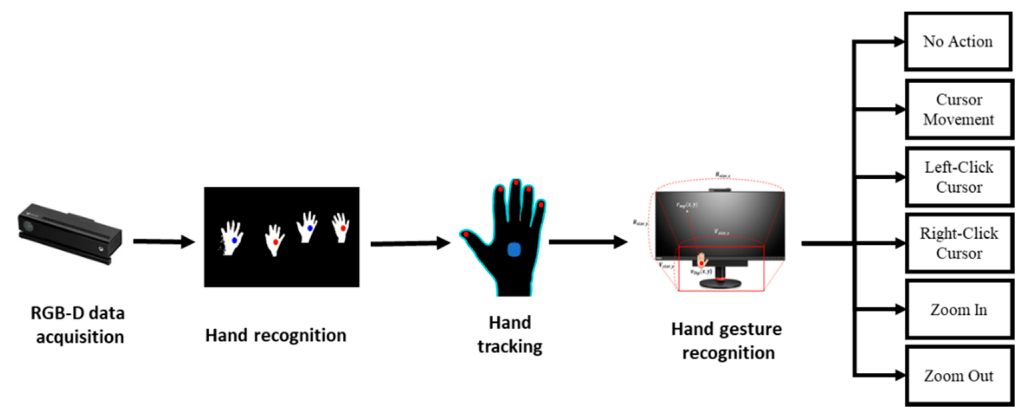
#> input picture document/image/applsci-10-00722-g012.webp, 3081 x 1250 px (shown at 1/3 size)
$ python selective_search.py ../../document/image/applsci-10-00722-g012.webp ../../document/image/A.png
#> lines starting #> are read from the running program, lines starting #| are printed output that depends on the picture
import cv2
import sys
import time

if __name__ == "__main__":
    if len(sys.argv) < 3:
        print(__doc__)
        sys.exit(1)

    cv2.setUseOptimized(True)
    cv2.setNumThreads(4)

    image = cv2.imread(sys.argv[1])
#> image is the input picture: shape (1250, 3081, 3); mean B, G, R 227.4, 227.3, 227.1

    new_height = 400
    new_width = int(image.shape[1]*new_height/image.shape[0])
#> new_width = 985
    image = cv2.resize(image,(new_width, new_height))
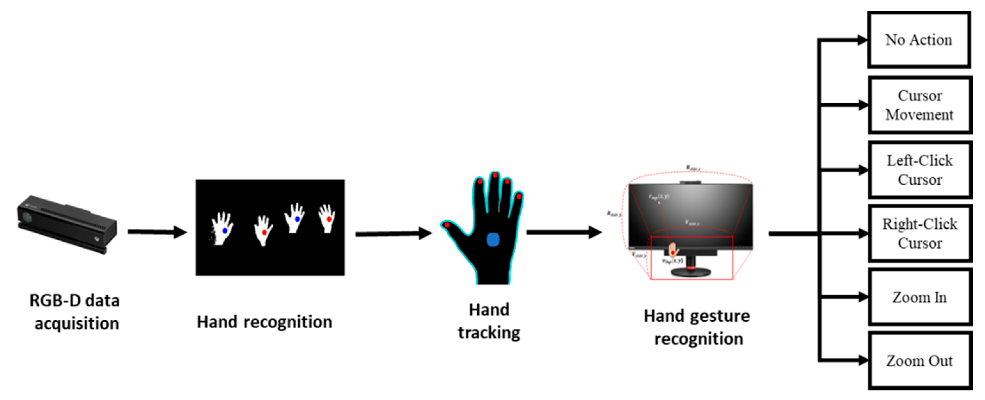
#> image: shape (400, 985, 3); mean B, G, R 227.4, 227.3, 227.1

    ss = cv2.ximgproc.segmentation.createSelectiveSearchSegmentation()
    ss.setBaseImage(image)

    start_time = time.time()
    if(sys.argv[2] == 'f'):
        ss.switchToSelectiveSearchFast()
        print("Model Fast")
    elif(sys.argv[2] == 'q'):
        ss.switchToSelectiveSearchQuality()
        print("model Quality")
    else:
        print(__doc__)
#> (the run stopped early here; a loop or call above may not have finished)

$ run again, on document/image/Annotation 2020-09-01 130813.png
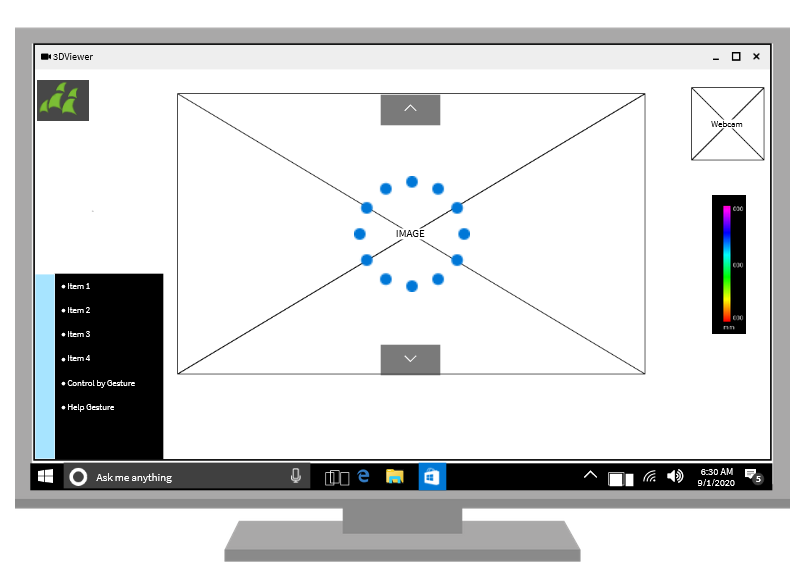
#> input picture document/image/Annotation 2020-09-01 130813.png, 805 x 572 px
#> image is the input picture: shape (572, 805, 3); mean B, G, R 214.9, 214.4, 213.4
#> `image = cv2.resize(image,(new_width, new_height))`:
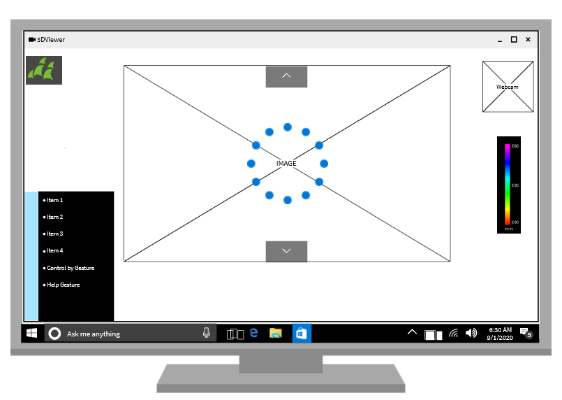
#> image: shape (400, 562, 3); mean B, G, R 214.9, 214.5, 213.5

$ run again, on document/image/B.png
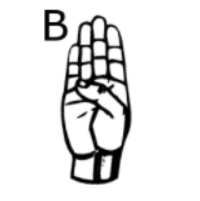
#> input picture document/image/B.png, 200 x 201 px
#> image is the input picture: shape (201, 200, 3); min 0, max 255, mean 230
#> `image = cv2.resize(image,(new_width, new_height))`:
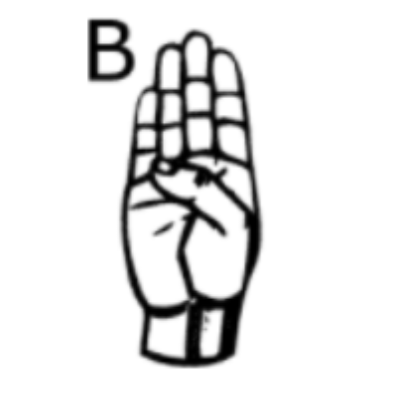
#> image: shape (400, 398, 3); min 0, max 255, mean 230

$ run again, on document/image/C.png
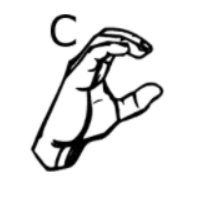
#> input picture document/image/C.png, 200 x 200 px
#> image is the input picture: shape (200, 200, 3); min 0, max 255, mean 231
#> `image = cv2.resize(image,(new_width, new_height))`:
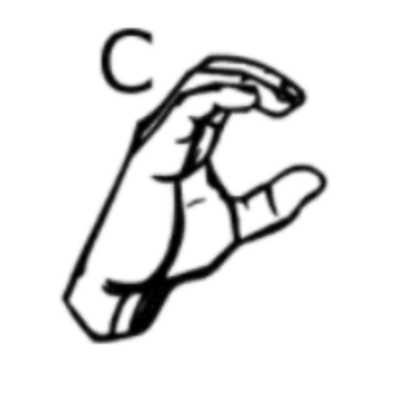
#> image: shape (400, 400, 3); min 0, max 255, mean 231
